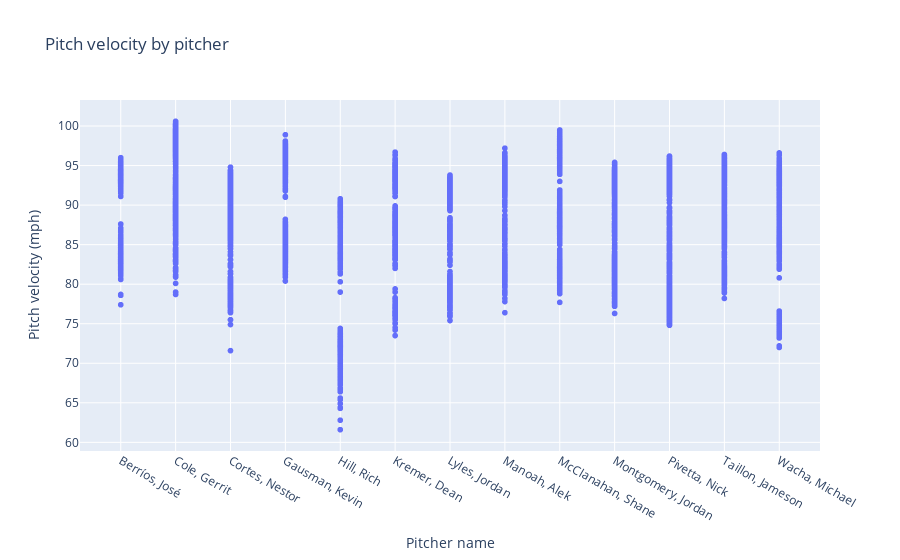

Notebook source saved alongside this figure:
### Markdown cell above
## Visualizing the data

Now we can plot the pitches each pitcher throws!

### Code cell
px.scatter(pitch_data[pitch_data['player_name'].isin(top_pitchers.index)].sort_values('player_name'), # Filter original dataset to only include pitchers who's name is in our list of 13
           x='player_name', y='release_speed', # Choose the variables to plot
           labels={'release_speed':'Pitch velocity (mph)', 'player_name':'Pitcher name'}, # Rename the axes labels to be a little prettier
           title='Pitch velocity by pitcher', height=500) # Title the plot and make sure it's tall enough to be easily viewable

### Figure 1 — Plotly figure (JSON) as saved in the notebook; plotly's stock layout.template omitted (floating-point values rounded to 4 significant figures; data arrays with more than 128 entries replaced by an {"elided": "..."} marker saying what was removed)
{"data": [{"hovertemplate": "Pitcher name=%{x}<br>Pitch velocity (mph)=%{y}<extra></extra>", "legendgroup": "", "marker": {"color": "#636efa", "symbol": "circle"}, "mode": "markers", "name": "", "showlegend": false, "type": "scattergl", "x": {"elided": "6238 str values"}, "xaxis": "x", "y": {"elided": "6238 float values"}, "yaxis": "y"}], "layout": {"autosize": true, "legend": {"tracegroupgap": 0}, "title": {"text": "Pitch velocity by pitcher"}, "xaxis": {"anchor": "y", "autorange": true, "domain": [0, 1], "range": [-0.7123, 12.71], "title": {"text": "Pitcher name"}, "type": "category"}, "yaxis": {"anchor": "x", "autorange": true, "domain": [0, 1], "range": [58.78, 103.4], "title": {"text": "Pitch velocity (mph)"}, "type": "linear"}}}
